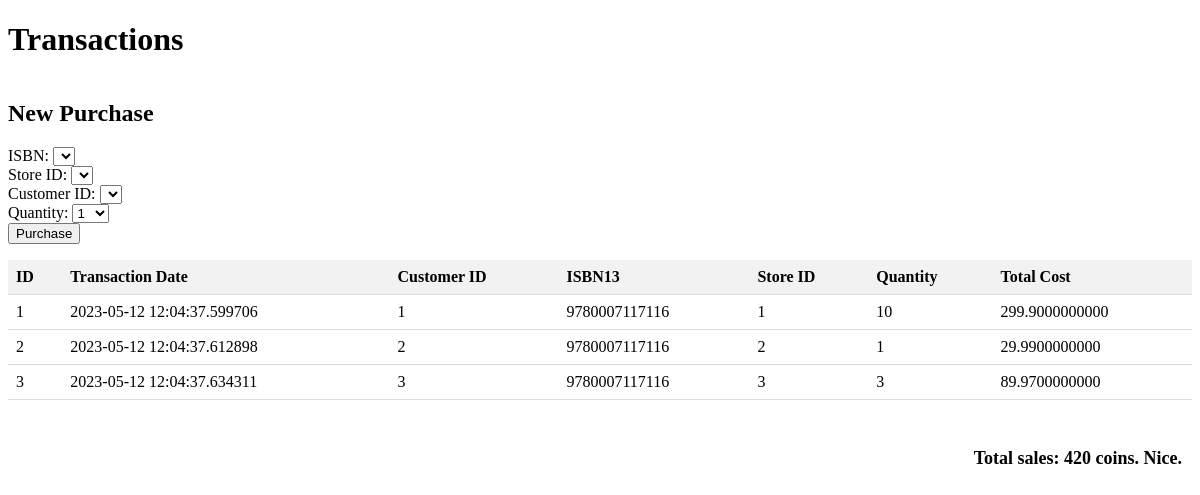
The app's page /transactions, older data.
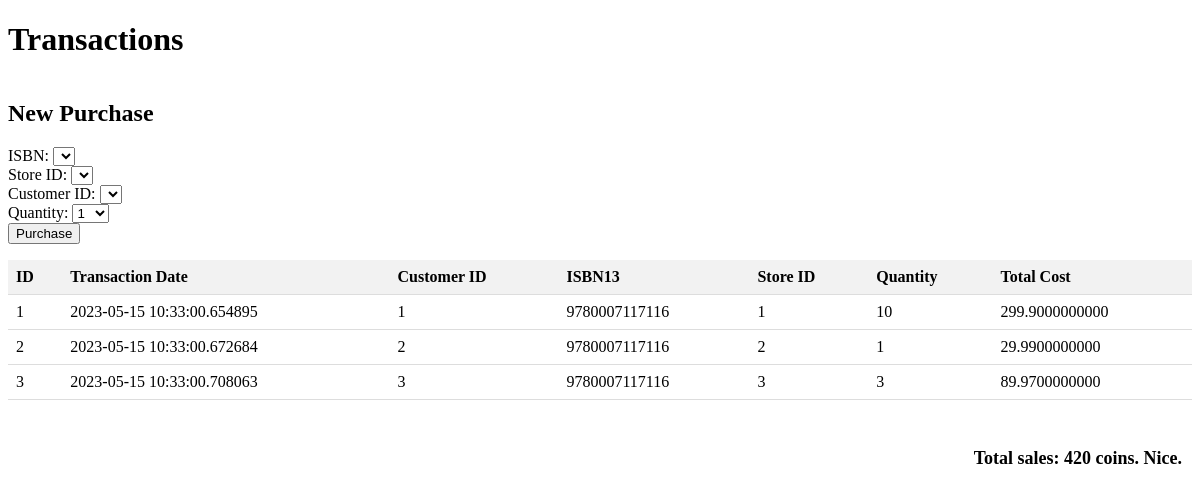
The same page, newer data.
### models.py (models this page shows)
class Transaction(Base):
    __tablename__ = 'Transactions'
    id = Column(Integer, primary_key=True)
    transaction_date = Column(DateTime, default=datetime.utcnow)
    CustomerID = Column(Integer, ForeignKey('Customer.ID'))
    isbn13 = Column(String(13), ForeignKey('Books.isbn13'))
    StoreID = Column(Integer)
    book = relationship("Books")
    quantity = Column(Integer)
    total_cost = Column(Numeric(precision=2))

### app.py (the view)
@app.route('/transactions')
def view():
    transaction_table = db.session.query(Transaction).all()
    sales_info = total_sales()
    return render_template('transactions.html', results=transaction_table, total_sales=sales_info)

### Scripts/utils.py (called while the page is built)
def total_sales():
    with Session() as session:
        total_sales = session.query(func.sum(Transaction.total_cost)).scalar()
        sales = round(total_sales)
        if sales < 10:
            i = "Oh.."
        elif sales == 69 or sales == 420:
            i = "Nice."
        elif sales > 100:
            i = "Ok!"
        elif sales > 1000:
            i = "Sweet!"
        elif sales > 10_000:
            i = "Ay caramba!"
        elif sales > 100_000:
            i = "Wohooo!"
        elif sales > 1_000_000:
            i = "Mr. Bezos.. We meet again."
        return f'Total sales: {sales} coins. {i}'

### templates/transactions.html (shortened to what this page needs)
<!DOCTYPE html>
<html>
<head>
</head>
<body>
		<h1>Transactions</h1>
		<h2>New Purchase</h2>
		<form action="/purchase" method="post">
		  <label for="isbn">ISBN:</label>
		  <select id="isbn" name="isbn">
		  </select><br>
		  <label for="store_id">Store ID:</label>
		  <select id="store_id" name="store_id">
		  </select><br>
		  <label for="customer_id">Customer ID:</label>
		  <select id="customer_id" name="customer_id">
		  </select><br>
		  <label for="quantity">Quantity:</label>
		  <select id="quantity" name="quantity">
			{% for i in range(1, 11) %}
			  <option value="{{ i }}">{{ i }}</option>
			{% endfor %}
		  </select><br>
		  <input type="submit" value="Purchase">
		</form>
	<table>
		<thead>
			<tr>
				<th>ID</th>
				<th>Transaction Date</th>
				<th>Customer ID</th>
				<th>ISBN13</th>
				<th>Store ID</th>
				<th>Quantity</th>
				<th>Total Cost</th>
			</tr>
		</thead>
		<tbody>
			{% for transaction in results %}
			<tr>
				<td>{{ transaction.id }}</td>
				<td>{{ transaction.transaction_date }}</td>
				<td>{{ transaction.CustomerID }}</td>
				<td>{{ transaction.isbn13 }}</td>
				<td>{{ transaction.StoreID }}</td>
				<td>{{ transaction.quantity }}</td>
				<td>{{ transaction.total_cost }}</td>
			</tr>
			{% endfor %}
		</tbody>
	</table>
	<div class="container">
		<p class="total-sales">{{ total_sales }}</p>
	</div>
</body>
</html>

### templates/transactions.html (style rules this page uses)
table { border-collapse: collapse; width: 100%; }
th, td { text-align: left; padding: 8px; border-bottom: 1px solid #ddd; }
th { background-color: #f2f2f2; }
.container { display: flex; justify-content: flex-end; padding: 10px; margin-top: 20px; }
.total-sales { font-size: 18px; font-weight: bold; text-align: right; }

Row changes from the older to the newer data that the page shows:
changed Transaction id 1: transaction_date "2023-05-12 12:04:37.599706" → "2023-05-15 10:33:00.654895"
changed Transaction id 2: transaction_date "2023-05-12 12:04:37.612898" → "2023-05-15 10:33:00.672684"
changed Transaction id 3: transaction_date "2023-05-12 12:04:37.634311" → "2023-05-15 10:33:00.708063"
